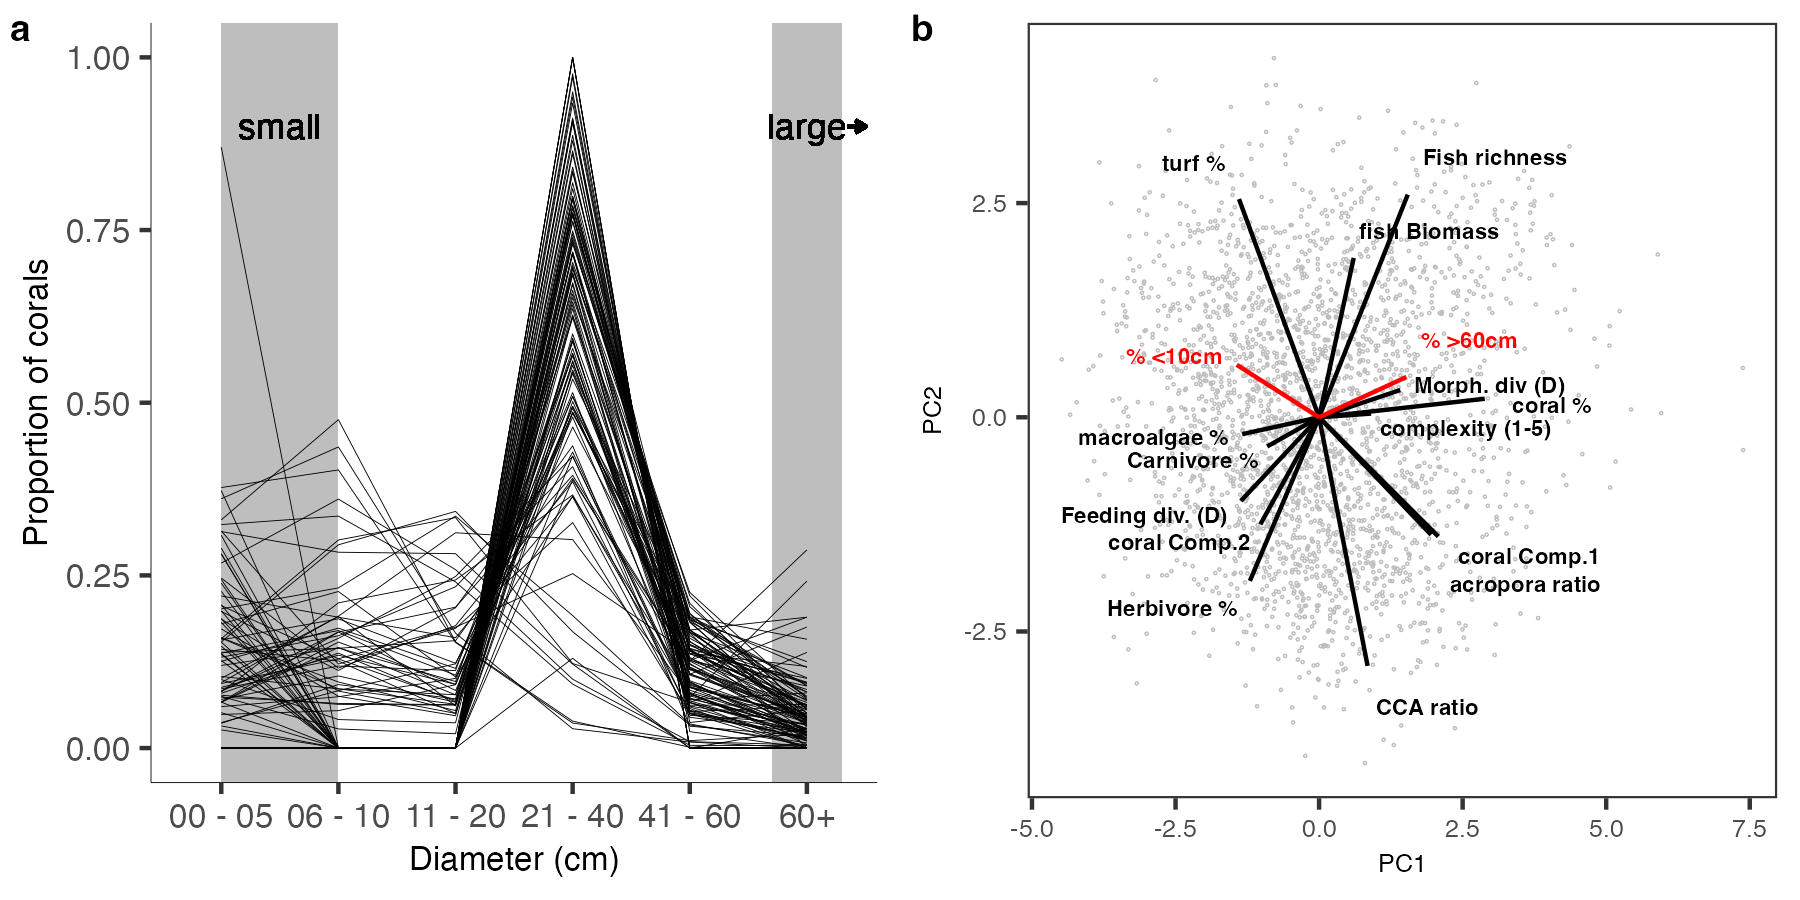

This figure's R source:

labs <- read.csv("data/info/pcaLabs.csv")

s1coral$Reef <- s1t$Reef[match(s1coral$id, s1t$id)]
s1coral$Zone <- s1t$Zone[match(s1coral$id, s1t$id)]

siteS <- aggregate(p~size+Reef+Zone, s1coral, mean)
siteS$gp <- paste(siteS$Reef, siteS$Zone)

sizeplot <- ggplot(siteS, aes(size, p))+
geom_rect(data=NULL, aes(xmin=1, xmax=2, ymin=-Inf, ymax=Inf), fill="grey")+
geom_rect(data=NULL, aes(xmin=5.7, xmax=6.3, ymin=-Inf, ymax=Inf), fill="grey")+
geom_text(data=NULL, aes(x=1.5, y=0.9, label="small"), size=3)+
geom_text(data=NULL, aes(x=6, y=0.9, label="large"), size=3)+
geom_segment(data=NULL, aes(x=6.35, xend=6.5, y=0.9, yend=0.9), arrow=arrow(length=unit(1, "mm")))+
#scale_y_sqrt()+
geom_line(aes(group=gp), size=0.1)+ #position="stack",
theme_classic()+
labs(x="Diameter (cm)", y="Proportion of corals")+
theme(axis.line=element_line(size=0.1), axis.text=element_text(size=8), axis.title=element_text(size=8))
sizeplot 



# SIZE PCA

c1$log_fN <- log(c1$f.N)
c1$log_biomass <- log(c1$f.biomass)
c1$P.herb <- c1$N.herb / c1$f.N
c1$P.carn <- c1$N.carn / c1$f.N
c1$covsqrt <- sqrt(c1$coral)
#df1$alg_ratio <- df1$turf / (df1$cca + df1$turf)
c1$alg_ratio <- c1$cca / (c1$cca + c1$turf + c1$algae)
head(c1)

axes1 <- c("coral", "Complexity", "simpD", "log_biomass","algae", "turf", "f.richness", "P.herb", "P.carn", "alg_ratio", "FsimpD", "comp1", "comp2", "acro", "p10", "p60")
axes2 <- c("covsqrt", "Complexity", "simpD", "log_biomass", "alg_ratio", "FsimpD", "p10", "p60")
axes.list <- list(axes1, axes2)

pca <- prcomp(na.omit(c1[,axes1]), scale=T, center=T)
#biplot(pca)	
vecs <- data.frame(pca$rotation[,c("PC1", "PC2", "PC3", "PC4")], lab=rownames(pca$rotation))
vars <- round((pca$sdev^2 / sum(pca$sdev^2)), 3)*100
#biplot(pca)
vecs$max <- colnames(vecs[,c("PC1", "PC2", "PC3", "PC4")])[max.col(abs(vecs[,c("PC1", "PC2", "PC3", "PC4")]), ties.method='first')]	
coord <- data.frame(pca$x)

vecs$lab2 <- labs$lab2[match(vecs$lab, labs$lab)]
vecs$size <- ifelse(vecs$lab %in% c("p10", "p60"), "size", "no")
vecs$PC2b <- vecs$PC2
vecs$PC2b[vecs$lab=="p60"] <- vecs$PC2b[vecs$lab=="p60"] +0.05
vecs$PC2b[vecs$lab=="Complexity"] <- vecs$PC2b[vecs$lab=="Complexity"] -0.025
vecs$PC2b[vecs$lab=="acro"] <- vecs$PC2b[vecs$lab=="acro"] -0.05
vecs$PC2b[vecs$lab=="coral"] <- vecs$PC2b[vecs$lab=="coral"] -0.015
vecs$PC2b[vecs$lab=="P.carn"] <- vecs$PC2b[vecs$lab=="P.carn"] -0.015


mag1 <- 6
mag2 <- 7
s.pca <- ggplot()+
geom_point(data=coord, aes(PC1, PC2),col="grey", size=0.2, shape=21, stroke=0.25)+
geom_segment(data=vecs, aes(x=0, xend=PC1*mag1, y=0, yend=PC2*mag1, col=size))+
geom_text(data=vecs, aes(PC1*mag2, PC2b*mag2, label=lab2, col=size), size=1.9, hjust=ifelse(vecs$PC1>0, 0, 1),fontface="bold", show_guide = FALSE)+ #,, direction="y", force=0.25, segment.size=0.2
scale_colour_manual(values=c("black","red"))+ ##998ec3
guides(col="none")+
theme_bw()+theme(panel.grid.major=element_blank(), panel.grid.minor=element_blank(), strip.background=element_blank(), legend.title=element_blank(), legend.text=element_text(size=7), legend.key.height=unit(1, "mm"), panel.margin=unit(1, "mm"), axis.text=element_text(size=6), axis.title=element_text(size=6), strip.text=element_text(size=8))
s.pca


figS5 <- plot_grid(sizeplot, s.pca , labels=c("a","b"), label_size=9)
figS5
